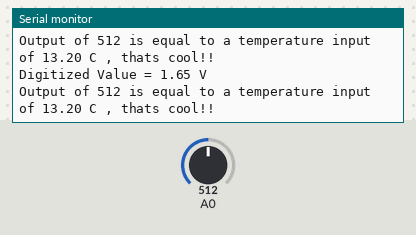
The program below on a simulated ESP8266 (Wemos D1 mini). Parts: the last lines printed to the serial monitor. The test bench sets the inputs (shaded band); at power-on: A0 = 512.

Above: at 1.3 s.
1.4 s: A0 set to 550
At 1.9 s:
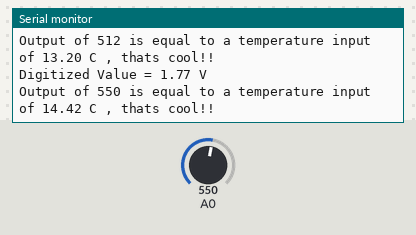
2.9 s: A0 set to 580
At 3.4 s:
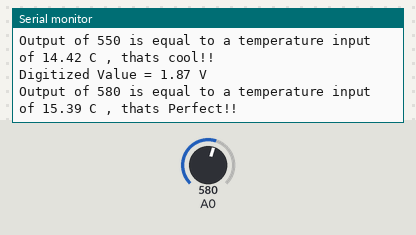
7.0 s: A0 set to 402
At 7.5 s:
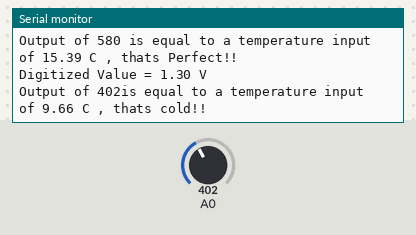
8.5 s: A0 set to 429
At 9.0 s:
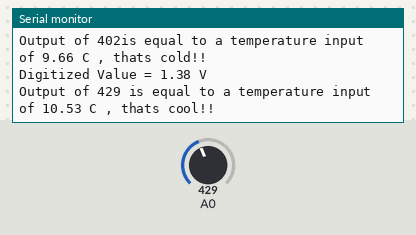
Timing chart, 0 to 11.5 s (numbered marks = the images above; inputs shaded):
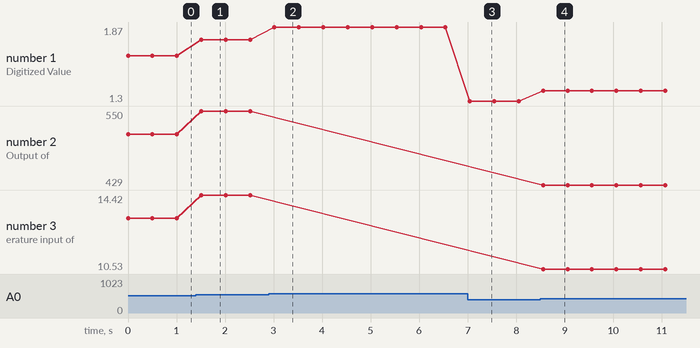

The program:

main.cpp
```cpp
#include <Arduino.h>

void setup() {
  // configure the USB serial monitor
  // I , Alexei Ougriniouk , 000776331 , certify this is my work
  Serial.begin(115200);

}

void loop() {


  // read digitized value from the D1 Mini's A/D convertor
  int iVal = analogRead(A0);


float voltage= iVal * 3.3 / 1024.0;
  //iVal = map(iVal, 0, 1023, 0, 50);


  float celsius =  (voltage - 0.33) * 10;


  // print value to the USB port
  Serial.println("Digitized Value = " + String(voltage) + " V");
if(35 < celsius ){
      Serial.println("Output of " + String(iVal) + " is equal to a temperature input of " + celsius + " C , thats WAY TOO HOT !!");
  }
    else if(30 <= celsius){
      Serial.println("Output of " + String(iVal) + " is equal to a temperature input of " + celsius + " C , thats hot!!");
  }
  else if(25 <= celsius ){
      Serial.println("Output of " + String(iVal) + " is equal to a temperature input of " + celsius + " C , thats warm!!");
  }
else if(15 <= celsius){
      Serial.println("Output of " + String(iVal) + " is equal to a temperature input of " + celsius + " C , thats Perfect!!");
  }
   else if(10 <= celsius ){
      Serial.println("Output of " + String(iVal) + " is equal to a temperature input of " + celsius + " C , thats cool!!");
  }
  else{
      Serial.println("Output of " + String(iVal) + "is equal to a temperature input of " + celsius + " C , thats cold!!");
  }

  // wait 0.5 seconds (500 ms)
  delay(500);
} 
```

Measured:
- the behaviour switches between 567 and 568 on A0 (found by bisection; images 1 and 2)
- the behaviour switches between 412 and 413 on A0 (found by bisection; images 3 and 4)
- after the input at 1.4 s, the serial monitor: prints a new line after 0.11 s (image 1)
- after the input at 2.9 s, the serial monitor: prints a new line after 0.12 s (image 2)
- after the input at 7.0 s, the serial monitor: prints a new line after 0.05 s (image 3)
- after the input at 8.5 s, the serial monitor: prints a new line after 0.06 s (image 4)
- plotted number 1: 1.65 → 1.77 after the input at 1.4 s, 1.77 → 1.87 after the input at 2.9 s, 1.87 → 1.3 after the input at 7.0 s, 1.3 → 1.38 after the input at 8.5 s
- plotted number 2: 512 → 550 after the input at 1.4 s, 550 → 429 after the input at 8.5 s
